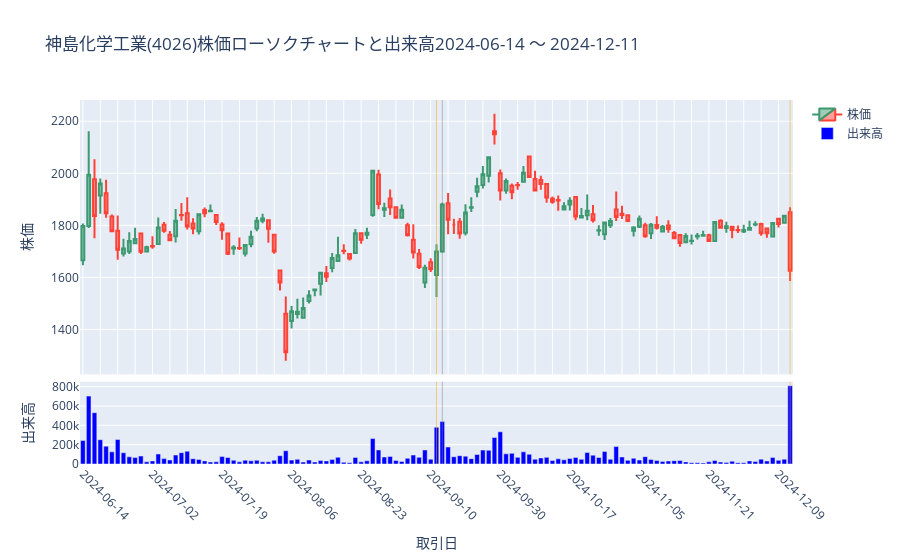

The notebook cell this image was saved under:
### Code cell
print(valuation_date)
delta = relativedelta(days=90)
start_date = marked_day - delta
end_date = marked_day + delta
PFIG = PricelistFig(code, RevPl.df, MPL.df, start_date, end_date)
df = RevPl.df.filter(pl.col("code")==code).filter(pl.col("date")<=marked_day)
vline_date = df["date"].to_list()[-1]
# screeningで抽出した日にvlineを引く 
PFIG.add_vline(marked_day)
# 決算発表日にvlineを引く
PFIG.add_vline_announcement_date()
PFIG.fig.show()
